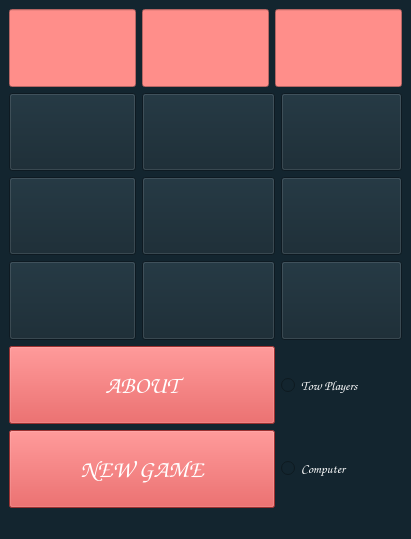
<?xml version="1.0" encoding="UTF-8"?>
<ui version="4.0">
 <class>MainWindow</class>
 <widget class="QMainWindow" name="MainWindow">
  <property name="geometry">
   <rect>
    <x>0</x>
    <y>0</y>
    <width>411</width>
    <height>539</height>
   </rect>
  </property>
  <property name="sizePolicy">
   <sizepolicy hsizetype="Preferred" vsizetype="Minimum">
    <horstretch>0</horstretch>
    <verstretch>0</verstretch>
   </sizepolicy>
  </property>
  <property name="windowTitle">
   <string>MainWindow</string>
  </property>
  <property name="styleSheet">
   <string notr="true">background-color: rgb(19, 37, 47);</string>
  </property>
  <widget class="QWidget" name="centralwidget">
   <layout class="QGridLayout" name="gridLayout">
    <item row="0" column="0">
     <widget class="QLineEdit" name="btn_o_score">
      <property name="sizePolicy">
       <sizepolicy hsizetype="Expanding" vsizetype="Expanding">
        <horstretch>0</horstretch>
        <verstretch>0</verstretch>
       </sizepolicy>
      </property>
      <property name="maximumSize">
       <size>
        <width>167702</width>
        <height>167700</height>
       </size>
      </property>
      <property name="font">
       <font>
        <family>Comic Sans MS</family>
        <pointsize>25</pointsize>
        <italic>true</italic>
        <bold>true</bold>
       </font>
      </property>
      <property name="toolTipDuration">
       <number>-12</number>
      </property>
      <property name="styleSheet">
       <string notr="true">color: rgb(255, 255, 255);
background-color: rgb(255, 142, 138);

</string>
      </property>
      <property name="text">
       <string/>
      </property>
      <property name="maxLength">
       <number>32753</number>
      </property>
      <property name="alignment">
       <set>Qt::AlignmentFlag::AlignCenter</set>
      </property>
     </widget>
    </item>
    <item row="0" column="1">
     <widget class="QLineEdit" name="btn_x_score">
      <property name="sizePolicy">
       <sizepolicy hsizetype="Expanding" vsizetype="Expanding">
        <horstretch>0</horstretch>
        <verstretch>0</verstretch>
       </sizepolicy>
      </property>
      <property name="maximumSize">
       <size>
        <width>167702</width>
        <height>167700</height>
       </size>
      </property>
      <property name="font">
       <font>
        <family>Comic Sans MS</family>
        <pointsize>25</pointsize>
        <italic>false</italic>
        <bold>true</bold>
       </font>
      </property>
      <property name="toolTipDuration">
       <number>-12</number>
      </property>
      <property name="styleSheet">
       <string notr="true">color: rgb(255, 255, 255);
background-color: rgb(255, 142, 138);

</string>
      </property>
      <property name="maxLength">
       <number>32753</number>
      </property>
      <property name="alignment">
       <set>Qt::AlignmentFlag::AlignCenter</set>
      </property>
     </widget>
    </item>
    <item row="0" column="2" colspan="2">
     <widget class="QLineEdit" name="btn_ties">
      <property name="sizePolicy">
       <sizepolicy hsizetype="Expanding" vsizetype="Expanding">
        <horstretch>0</horstretch>
        <verstretch>0</verstretch>
       </sizepolicy>
      </property>
      <property name="maximumSize">
       <size>
        <width>167702</width>
        <height>167700</height>
       </size>
      </property>
      <property name="font">
       <font>
        <family>Comic Sans MS</family>
        <pointsize>25</pointsize>
        <italic>false</italic>
        <bold>true</bold>
       </font>
      </property>
      <property name="toolTipDuration">
       <number>-12</number>
      </property>
      <property name="styleSheet">
       <string notr="true">color: rgb(255, 255, 255);
background-color: rgb(255, 142, 138);

</string>
      </property>
      <property name="maxLength">
       <number>32753</number>
      </property>
      <property name="alignment">
       <set>Qt::AlignmentFlag::AlignCenter</set>
      </property>
     </widget>
    </item>
    <item row="1" column="0">
     <widget class="QPushButton" name="btn_1">
      <property name="sizePolicy">
       <sizepolicy hsizetype="Expanding" vsizetype="Expanding">
        <horstretch>0</horstretch>
        <verstretch>0</verstretch>
       </sizepolicy>
      </property>
      <property name="font">
       <font>
        <family>Times New Roman</family>
        <pointsize>28</pointsize>
        <bold>true</bold>
       </font>
      </property>
      <property name="text">
       <string/>
      </property>
     </widget>
    </item>
    <item row="1" column="1" colspan="2">
     <widget class="QPushButton" name="btn_2">
      <property name="sizePolicy">
       <sizepolicy hsizetype="Expanding" vsizetype="Expanding">
        <horstretch>0</horstretch>
        <verstretch>0</verstretch>
       </sizepolicy>
      </property>
      <property name="font">
       <font>
        <family>Times New Roman</family>
        <pointsize>28</pointsize>
        <bold>true</bold>
       </font>
      </property>
      <property name="text">
       <string/>
      </property>
     </widget>
    </item>
    <item row="1" column="3">
     <widget class="QPushButton" name="btn_3">
      <property name="sizePolicy">
       <sizepolicy hsizetype="Expanding" vsizetype="Expanding">
        <horstretch>0</horstretch>
        <verstretch>0</verstretch>
       </sizepolicy>
      </property>
      <property name="font">
       <font>
        <family>Times New Roman</family>
        <pointsize>28</pointsize>
        <bold>true</bold>
       </font>
      </property>
      <property name="text">
       <string/>
      </property>
     </widget>
    </item>
    <item row="2" column="0">
     <widget class="QPushButton" name="btn_4">
      <property name="sizePolicy">
       <sizepolicy hsizetype="Expanding" vsizetype="Expanding">
        <horstretch>0</horstretch>
        <verstretch>0</verstretch>
       </sizepolicy>
      </property>
      <property name="font">
       <font>
        <family>Times New Roman</family>
        <pointsize>28</pointsize>
        <bold>true</bold>
       </font>
      </property>
      <property name="text">
       <string/>
      </property>
     </widget>
    </item>
    <item row="2" column="1" colspan="2">
     <widget class="QPushButton" name="btn_5">
      <property name="sizePolicy">
       <sizepolicy hsizetype="Expanding" vsizetype="Expanding">
        <horstretch>0</horstretch>
        <verstretch>0</verstretch>
       </sizepolicy>
      </property>
      <property name="font">
       <font>
        <family>Times New Roman</family>
        <pointsize>28</pointsize>
        <bold>true</bold>
       </font>
      </property>
      <property name="text">
       <string/>
      </property>
     </widget>
    </item>
    <item row="2" column="3">
     <widget class="QPushButton" name="btn_6">
      <property name="sizePolicy">
       <sizepolicy hsizetype="Expanding" vsizetype="Expanding">
        <horstretch>0</horstretch>
        <verstretch>0</verstretch>
       </sizepolicy>
      </property>
      <property name="font">
       <font>
        <family>Times New Roman</family>
        <pointsize>28</pointsize>
        <bold>true</bold>
       </font>
      </property>
      <property name="text">
       <string/>
      </property>
     </widget>
    </item>
    <item row="3" column="0">
     <widget class="QPushButton" name="btn_7">
      <property name="sizePolicy">
       <sizepolicy hsizetype="Expanding" vsizetype="Expanding">
        <horstretch>0</horstretch>
        <verstretch>0</verstretch>
       </sizepolicy>
      </property>
      <property name="font">
       <font>
        <family>Times New Roman</family>
        <pointsize>28</pointsize>
        <bold>true</bold>
       </font>
      </property>
      <property name="text">
       <string/>
      </property>
     </widget>
    </item>
    <item row="3" column="1" colspan="2">
     <widget class="QPushButton" name="btn_8">
      <property name="sizePolicy">
       <sizepolicy hsizetype="Expanding" vsizetype="Expanding">
        <horstretch>0</horstretch>
        <verstretch>0</verstretch>
       </sizepolicy>
      </property>
      <property name="font">
       <font>
        <family>Times New Roman</family>
        <pointsize>28</pointsize>
        <bold>true</bold>
       </font>
      </property>
      <property name="text">
       <string/>
      </property>
     </widget>
    </item>
    <item row="3" column="3">
     <widget class="QPushButton" name="btn_9">
      <property name="sizePolicy">
       <sizepolicy hsizetype="Expanding" vsizetype="Expanding">
        <horstretch>0</horstretch>
        <verstretch>0</verstretch>
       </sizepolicy>
      </property>
      <property name="font">
       <font>
        <family>Times New Roman</family>
        <pointsize>28</pointsize>
        <bold>true</bold>
       </font>
      </property>
      <property name="text">
       <string/>
      </property>
     </widget>
    </item>
    <item row="4" column="0" colspan="3">
     <widget class="QPushButton" name="btn_about">
      <property name="sizePolicy">
       <sizepolicy hsizetype="Minimum" vsizetype="Expanding">
        <horstretch>0</horstretch>
        <verstretch>0</verstretch>
       </sizepolicy>
      </property>
      <property name="font">
       <font>
        <family>Comic Sans MS</family>
        <pointsize>18</pointsize>
        <italic>false</italic>
        <bold>true</bold>
       </font>
      </property>
      <property name="styleSheet">
       <string notr="true">background-color: rgb(218, 68, 68);
color: rgb(255, 255, 255);</string>
      </property>
      <property name="text">
       <string>ABOUT</string>
      </property>
     </widget>
    </item>
    <item row="4" column="3">
     <widget class="QRadioButton" name="rbtn_player_vs_player">
      <property name="sizePolicy">
       <sizepolicy hsizetype="Minimum" vsizetype="Expanding">
        <horstretch>0</horstretch>
        <verstretch>0</verstretch>
       </sizepolicy>
      </property>
      <property name="font">
       <font>
        <family>Comic Sans MS</family>
        <pointsize>10</pointsize>
        <italic>true</italic>
       </font>
      </property>
      <property name="styleSheet">
       <string notr="true">color: rgb(255, 255, 255);</string>
      </property>
      <property name="text">
       <string>Tow Players</string>
      </property>
     </widget>
    </item>
    <item row="5" column="0" colspan="3">
     <widget class="QPushButton" name="btn_new_game">
      <property name="sizePolicy">
       <sizepolicy hsizetype="Minimum" vsizetype="Expanding">
        <horstretch>0</horstretch>
        <verstretch>0</verstretch>
       </sizepolicy>
      </property>
      <property name="font">
       <font>
        <family>Comic Sans MS</family>
        <pointsize>18</pointsize>
        <italic>false</italic>
        <bold>true</bold>
        <underline>false</underline>
        <strikeout>false</strikeout>
       </font>
      </property>
      <property name="styleSheet">
       <string notr="true">background-color: rgb(218, 68, 68);
color: rgb(255, 255, 255);</string>
      </property>
      <property name="text">
       <string>NEW GAME</string>
      </property>
     </widget>
    </item>
    <item row="5" column="3">
     <widget class="QRadioButton" name="rbtn_player_vs_cpu">
      <property name="font">
       <font>
        <family>Comic Sans MS</family>
        <pointsize>10</pointsize>
        <italic>true</italic>
       </font>
      </property>
      <property name="styleSheet">
       <string notr="true">color: rgb(255, 255, 255);</string>
      </property>
      <property name="text">
       <string>Computer</string>
      </property>
     </widget>
    </item>
   </layout>
  </widget>
  <widget class="QMenuBar" name="menubar">
   <property name="geometry">
    <rect>
     <x>0</x>
     <y>0</y>
     <width>411</width>
     <height>22</height>
    </rect>
   </property>
  </widget>
  <widget class="QStatusBar" name="statusbar"/>
 </widget>
 <resources/>
 <connections/>
</ui>
